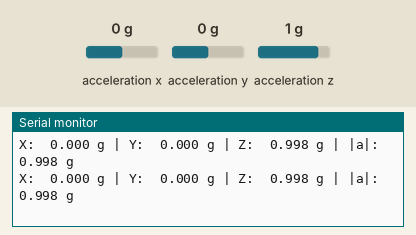
Bench run of a sketch on a simulated ESP32. Parts: the last lines printed to the serial monitor. Wiring (inferred from the names in the program): ADXL345 accelerometer at I2C address 0x53. The test bench sets the inputs (shaded band); at power-on: acceleration x 0 g, acceleration y 0 g, acceleration z 1 g.

Above: at 2.2 s.
2.3 s: acceleration x set to -1.4 g
At 2.58 s:
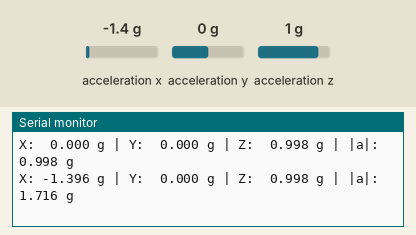
4.3 s: acceleration y set to -1.4 g
At 4.59 s:
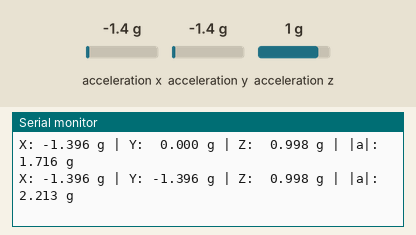
6.3 s: acceleration z set to -1.4 g
At 6.6 s:
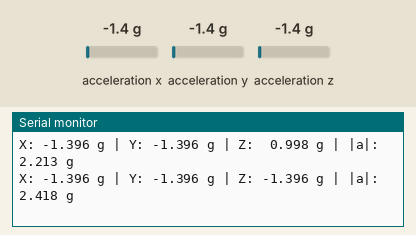
8.3 s: acceleration x set to 0 g
At 8.62 s:
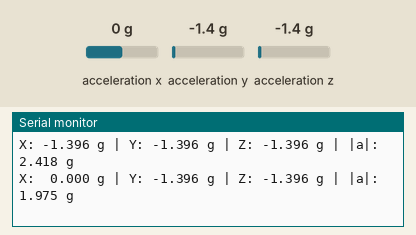
10.3 s: acceleration y set to 0 g
At 10.63 s:
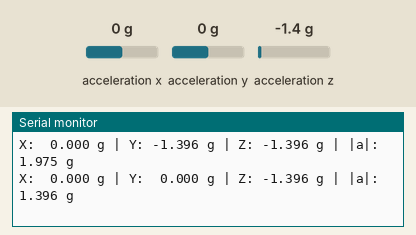
12.3 s: acceleration x set to -0.8 g
At 12.64 s:
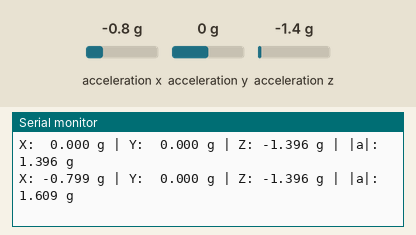

The sketch:

teste_adxl345.ino
```cpp
/*
  Teste do ADXL345 no ESP32 (I2C, sem bibliotecas externas)

  Ligações (conforme seu diagrama):
    ADXL345 SDA -> GPIO21
    ADXL345 SCL -> GPIO22
    ADXL345 VCC -> 3.3V
    ADXL345 GND -> GND

  Abra o Serial Monitor em 115200 baud.
*/

#include <Wire.h>

#define SDA_PIN 21
#define SCL_PIN 22

// Endereço I2C: 0x53 (pino SDO no GND) ou 0x1D (SDO no 3.3V)
uint8_t ADXL_ADDR = 0x53;

// Registradores
#define REG_DEVID       0x00  // deve retornar 0xE5
#define REG_BW_RATE     0x2C
#define REG_POWER_CTL   0x2D
#define REG_DATA_FORMAT 0x31
#define REG_DATAX0      0x32

// Resolução total (full-res): 3.9 mg/LSB
#define SCALE_G 0.0039f

void writeReg(uint8_t reg, uint8_t val) {
  Wire.beginTransmission(ADXL_ADDR);
  Wire.write(reg);
  Wire.write(val);
  Wire.endTransmission();
}

uint8_t readReg(uint8_t reg) {
  Wire.beginTransmission(ADXL_ADDR);
  Wire.write(reg);
  Wire.endTransmission(false);
  Wire.requestFrom(ADXL_ADDR, (uint8_t)1);
  return Wire.available() ? Wire.read() : 0xFF;
}

bool readAccel(float &x, float &y, float &z) {
  Wire.beginTransmission(ADXL_ADDR);
  Wire.write(REG_DATAX0);
  if (Wire.endTransmission(false) != 0) return false;
  if (Wire.requestFrom(ADXL_ADDR, (uint8_t)6) != 6) return false;

  int16_t rx = Wire.read() | (Wire.read() << 8);
  int16_t ry = Wire.read() | (Wire.read() << 8);
  int16_t rz = Wire.read() | (Wire.read() << 8);

  x = rx * SCALE_G;
  y = ry * SCALE_G;
  z = rz * SCALE_G;
  return true;
}

// Varre o barramento I2C (mostra também o OLED, se estiver ligado)
void scanI2C() {
  Serial.println("Escaneando I2C...");
  int found = 0;
  for (uint8_t addr = 1; addr < 127; addr++) {
    Wire.beginTransmission(addr);
    if (Wire.endTransmission() == 0) {
      Serial.printf("  Dispositivo em 0x%02X\n", addr);
      found++;
    }
  }
  if (!found) Serial.println("  Nenhum dispositivo encontrado!");
}

void setup() {
  Serial.begin(115200);
  delay(1000);
  Wire.begin(SDA_PIN, SCL_PIN);
  Wire.setClock(400000);

  scanI2C();

  // Tenta 0x53 e, se não achar, 0x1D
  uint8_t id = readReg(REG_DEVID);
  if (id != 0xE5) {
    ADXL_ADDR = 0x1D;
    id = readReg(REG_DEVID);
  }

  Serial.printf("Endereço usado: 0x%02X | DEVID lido: 0x%02X\n", ADXL_ADDR, id);
  if (id != 0xE5) {
    Serial.println("ERRO: ADXL345 não respondeu (esperado 0xE5). Verifique fios, 3.3V e GND.");
    while (true) delay(1000);
  }
  Serial.println("ADXL345 OK!");

  writeReg(REG_DATA_FORMAT, 0x08);  // full resolution, faixa ±2g
  writeReg(REG_BW_RATE, 0x0A);      // 100 Hz
  writeReg(REG_POWER_CTL, 0x08);    // modo medição
}

void loop() {
  float x, y, z;
  if (readAccel(x, y, z)) {
    float mag = sqrtf(x * x + y * y + z * z);
    Serial.printf("X: %6.3f g | Y: %6.3f g | Z: %6.3f g | |a|: %5.3f g\n", x, y, z, mag);
  } else {
    Serial.println("Falha na leitura I2C");
  }
  delay(200);
}
```

Measured:
- after the input at 2.3 s, the serial monitor: prints a new line after 0.13 s (image 1)
- after the input at 4.3 s, the serial monitor: prints a new line after 0.14 s (image 2)
- after the input at 6.3 s, the serial monitor: prints a new line after 0.15 s (image 3)
- after the input at 8.3 s, the serial monitor: prints a new line after 0.16 s (image 4)
- after the input at 10.3 s, the serial monitor: prints a new line after 0.17 s (image 5)
- after the input at 12.3 s, the serial monitor: prints a new line after 0.18 s (image 6)
